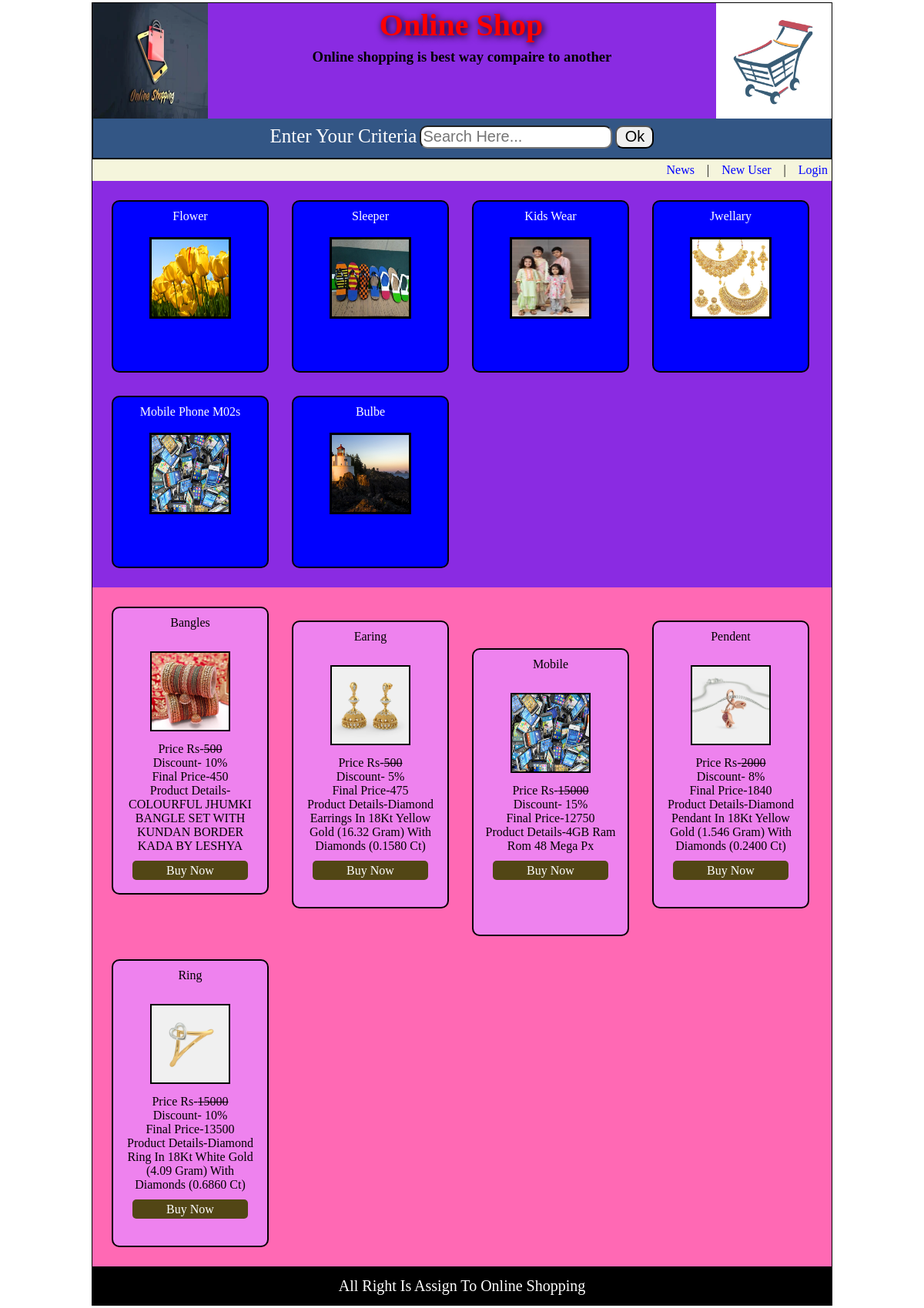
/searchbar.php, run on the app's committed database.
### tables this page shows
CREATE TABLE IF NOT EXISTS `category_info` (
  `cat_id` int(11) NOT NULL AUTO_INCREMENT,
  `cat_name` varchar(30) NOT NULL,
  `cat_dname` varchar(30) NOT NULL,
  `image_path` varchar(45) NOT NULL,
  `cat_type` varchar(10) NOT NULL,
  `cat_parent_id` int(11) NOT NULL,
  `reg_date` datetime NOT NULL,
  PRIMARY KEY (`cat_id`)
);

CREATE TABLE IF NOT EXISTS `product_info` (
  `prod_id` int(11) NOT NULL AUTO_INCREMENT,
  `prod_name` varchar(30) NOT NULL,
  `prod_price` varchar(10) NOT NULL,
  `prod_image_path` varchar(40) NOT NULL,
  `category_parent_id` int(11) NOT NULL,
  `prod_detail` text NOT NULL,
  `discount` float NOT NULL,
  `reg_date` datetime NOT NULL,
  PRIMARY KEY (`prod_id`)
);

### searchbar.php (the view, shortened to what this page needs)
<?php
include("header.php");
$a=$_REQUEST["txtSearch"];
?>
<div id="container">
  <div id="homeMenu">
    <a href="news.php">News</a>
    &nbsp;&nbsp;&nbsp;|&nbsp;&nbsp;&nbsp;
    <a href="customerform.php">New User</a>
    &nbsp;&nbsp;&nbsp;|&nbsp;&nbsp;&nbsp;
    <a href="loginform.php">Login</a>
  </div>
  <div id="indexCategoryList">
    <?php
         include("dbconnect.php");
         $rsCat=mysqli_query($con,"select * from category_info where cat_dname like '%".$a."%' ");
         while($row=mysqli_fetch_array($rsCat))
         {
          $id=$row["cat_id"];
            echo("<div class='category'>");
            echo("<a href='index.php?cid=$id'>");
            echo($row["cat_dname"]."<br><br>");
            $img=$row["image_path"];
            echo("<img src='.//collection//$img' width='100' height='100'>");
            echo("</a>");
            echo("</div>");
         }
    ?>
  </div>
  <div id="indexProductList">
    <?php
         include("dbconnect.php");
         $psCat=mysqli_query($con,"select * from product_info where prod_name like '%".$a."%'order by prod_name");
         while($row=mysqli_fetch_array($psCat))
         {
          $pid=$row["prod_id"];
            echo("<div class='product'>");
            echo($row["prod_name"]."<br><br>");
            $img1=$row["prod_image_path"];
            echo("<img src='.//collection//$img1' width='100' height='100'>");
            echo "<br>";
            echo("Price Rs-<s>".$row['prod_price']."</s><br>");
            echo("Discount- ".$row['discount']."% <br>");
            $disc=$row['prod_price']-(($row['prod_price']*$row['discount'])/100);
            echo("Final Price-".$disc."<br>");
            echo("Product Details-".$row['prod_detail']."<br>");
            echo("<div id='buy'><a href='buy.php?pdprice=$disc&pdid=$pid'>Buy Now</a></div>");
            echo("</div>");
         }
    ?>
  </div>
</div>
<?php
include("footer.php");
?>

### header.php (shortened to what this page needs)
<!DOCTYPE html>
<html>
<head>
	<link rel="stylesheet" type="text/css" href="./css/style.css">
</head>
<body>
	<div id="main">
		<div id="header">
			<div id="leftlogo">
			<a href="index.php"><img src="./img/logo.jpg"></a>
			</div>
		<div id="center">
			<a href="index.php"><h1>Online Shop</h1></a>
			<h3>Online shopping is best way compaire to another </h3>
		</div>
		<div id="rightlogo">
			<a href="index.php"><img src="./img/cart.png"></a>
		</div>
		<div id="searchbar">
			<form method="get" action="searchbar.php">
				<table>
					<tr><td>Enter Your Criteria</td> <td><input type="search" name="txtSearch" placeholder="search here..."></td><td><input type="submit" value="ok"></td></tr>
				</table>
			</form>
		</div>
		</div>

### footer.php
<div id="footer">
	 All Right Is Assign To Online Shopping
</div>
</div>
</body>
</html>

### css/style.css (style rules this page uses)
body { margin: 0px; padding: 0px; font-family: "verdana"; }
#main { width: 960px; min-height: 650px; background-color: beige; border:1px solid black; margin: 3px auto; }
#header { height: 200px; border-bottom: 3px solid black; }
#leftlogo,#rightlogo { width: 150px; height: 150px; background-color:white; float: left; }
#center { text-align: center; width:660px; height: 150px; background-color:blueviolet; float: left; }
#center h1 { margin: 5px 2px 7px auto; font-size: 40px; color:red; text-shadow:2px 2px 10px black; }
#center h3 { margin-top:0px ; color:black; font-family: cursive; }
#leftlogo img, #rightlogo img { width: 100%; height: 100%; }
#searchbar { background-color:#335685; height: 200px; border: 1px solid black; font-family: cursive; }
#searchbar table { margin: auto; padding: 5px; font-size: 25px; color: white; }
#searchbar input[type="search"] { height: 30px; width: 250px; font-size: 20px; text-transform: capitalize; border-radius: 10px; }
#searchbar input[type="submit"] { height: 30px; width: 50px; font-size: 20px; text-transform: capitalize; border-radius: 10px; }
#container { min-height: 450px; }
#footer { background-color: black; color:white; font-size: 20px; text-align: center; line-height: 50px; }
a { text-decoration: none; color:blue; }
#homeMenu { text-align: right; padding: 5px; }
#indexCategoryList { background-color: blueviolet; padding: 10px; }
.category { height: 200px; width: 180px; background-color: blue; text-align: center; display: inline-block; margin: 15px; padding: 10px; border-radius: 10px; border: 2px solid black; text-transform: capitalize; }
.category img { border: 3px solid black; }
.category a { color: white; }
#indexProductList { background-color: hotpink; padding: 10px; }
.product { height: 350px; width: 180px; background-color: violet; text-align: center; display: inline-block; margin: 15px; padding: 10px; border-radius: 10px; border: 2px solid black; text-transform: capitalize; }
.product img { border: 2px solid black; margin: 10px auto; }
#buy { height: 25px; width: 150px; background-color:#524615; line-height: 25px; border-radius: 5px; margin: 10px auto; }
#buy a { color: white; }

### data on the page
category_info: cat_dname "Flower", image_path (picture)
category_info: cat_dname "Sleeper", image_path (picture)
category_info: cat_dname "Kids Wear", image_path (picture)
category_info: cat_dname "Jwellary", image_path (picture)
category_info: cat_dname "Mobile Phone M02s", image_path (picture)
category_info: cat_dname "Bulbe", image_path (picture)
product_info: prod_name "Bangles", prod_image_path (picture), prod_price "500", discount "10", disc "450", prod_detail "COLOURFUL JHUMKI BANGLE SET WITH KUNDAN BORDER KADA BY LESHYA"
product_info: prod_name "Earing", prod_image_path (picture), prod_price "500", discount "5", disc "475", prod_detail "Diamond Earrings In 18Kt Yellow Gold (16.32 Gram) With Diamonds (0.1580 Ct)"
product_info: prod_name "Mobile", prod_image_path (picture), prod_price "15000", discount "15", disc "12750", prod_detail "4GB Ram Rom 48 Mega Px"
product_info: prod_name "Pendent", prod_image_path (picture), prod_price "2000", discount "8", disc "1840", prod_detail "Diamond Pendant In 18Kt Yellow Gold (1.546 Gram) With Diamonds (0.2400 Ct)"
product_info: prod_name "Ring", prod_image_path (picture), prod_price "15000", discount "10", disc "13500", prod_detail "Diamond Ring In 18Kt White Gold (4.09 Gram) With Diamonds (0.6860 Ct)"
